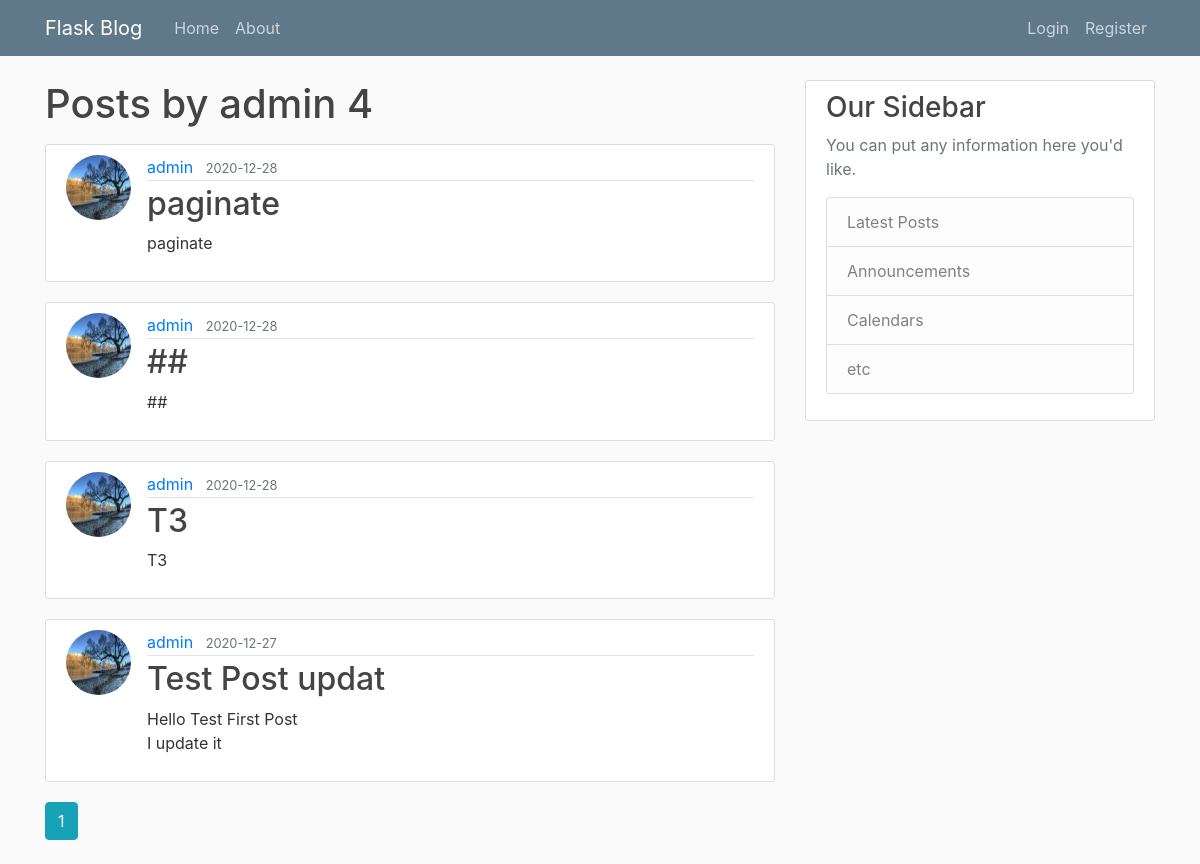
The app's page /user/admin, older data.
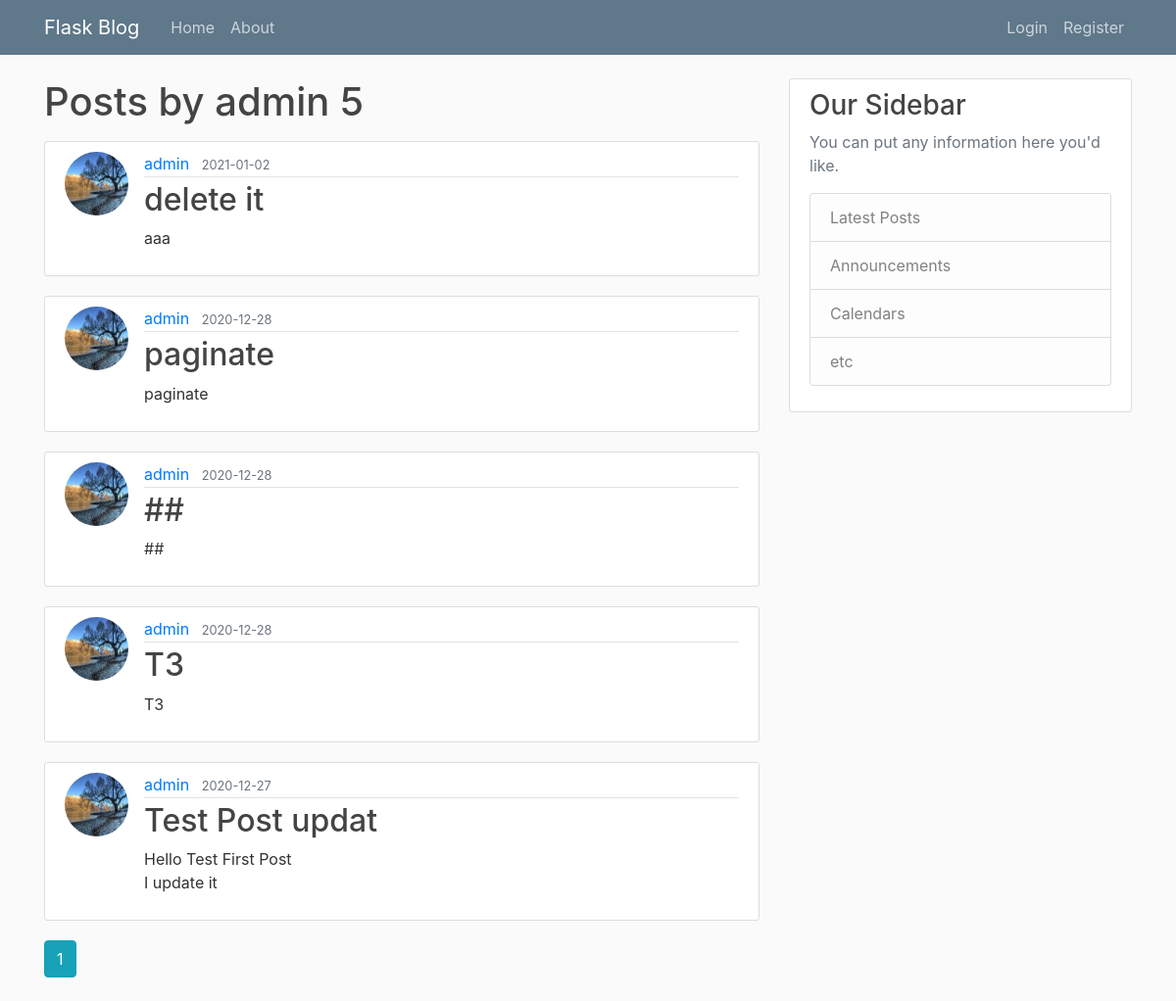
The same page, newer data.
### flaskblog/models.py (models this page shows, shortened)
class Post(db.Model):
    id = db.Column(db.Integer, primary_key=True)
    title = db.Column(db.String(100), nullable=False)
    date_posted = db.Column(db.DateTime, nullable=False, default=datetime.utcnow)
    content = db.Column(db.Text, nullable=False)
    user_id = db.Column(db.Integer, db.ForeignKey('user.id'), nullable=False)

class User(db.Model, UserMixin):
    id = db.Column(db.Integer, primary_key=True)
    username = db.Column(db.String(20), unique=True, nullable=False)
    email = db.Column(db.String(120), unique=True, nullable=False)
    image_file = db.Column(db.String(20), nullable=False, default='default.jpg')
    password = db.Column(db.String(60), nullable=False)
    posts = db.relationship('Post', backref='author', lazy=True)

### flaskblog/users/routes.py (the view)
@users.route("/user/<string:username>")
def user_posts(username):
    page = request.args.get('page', 1, type=int)
    user = User.query.filter_by(username=username).first_or_404()
    posts = Post.query.filter_by(author=user)\
            .order_by(Post.date_posted.desc())\
            .paginate(page=page, per_page=5)
    return render_template('user_posts.html', posts=posts, user=user)

### flaskblog/templates/user_posts.html (shortened to what this page needs)
{% extends "layout.html" %}
{% block content %}
      <h1 class="mb-3">Posts by {{ user.username }} {{ posts.total }}</h1>
      {% for post in posts.items %}
      <article class="media content-section">
        <img class="rounded-circle article-img" src="{{ url_for('static', filename='profile_pics/' + post.author.image_file) }}" alt="">
        <div class="media-body">
          <div class="article-metadata">
            <a class="mr-2" href="{{ url_for('users.user_posts', username=post.author.username) }}">{{ post.author.username }}</a>
            <small class="text-muted">{{ post.date_posted.strftime('%Y-%m-%d') }}</small>
          </div>
          <h2><a class="article-title" href="{{ url_for('posts.post', post_id=post.id) }}">{{ post.title }}</a></h2>
          <p class="article-content">{{ post.content }}</p>
        </div>
      </article>
    {% endfor %}
    {% for page_num in posts.iter_pages(left_edge=1, right_edge=1, left_current=1, right_current=2) %}
      {% if page_num %}
        {% if posts.page == page_num %}
          <a class="btn btn-info mb-4" href="{{ url_for('users.user_posts', username=user.username ,page=page_num)  }}">{{ page_num }}</a>
        {% else %}
          <a class="btn btn-outline-info mb-4" href="{{ url_for('users.user_posts', username=user.username ,page=page_num)  }}">{{ page_num }}
        {% endif %}
      {% endif %}
    {% endfor %}
{% endblock content %}

Row changes from the older to the newer data that the page shows:
added Post: image_file (picture), author.username "admin", date_posted "2021-01-02", title "delete it", content "aaa"
Text that changed along with them:
{{ posts.total }}: "4" → "5"
